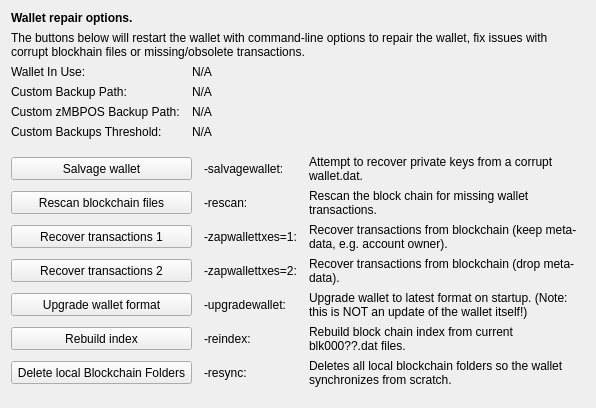
     <widget class="QWidget" name="tab_repair">
      <attribute name="title">
       <string>&amp;Wallet Repair</string>
      </attribute>
      <layout class="QGridLayout" name="gridLayout_4" columnstretch="0,0,0,0">
       <property name="horizontalSpacing">
        <number>12</number>
       </property>
       <item row="0" column="0" colspan="4">
        <widget class="QLabel" name="label_repair_header">
         <property name="font">
          <font>
           <weight>75</weight>
           <bold>true</bold>
          </font>
         </property>
         <property name="text">
          <string>Wallet repair options.</string>
         </property>
        </widget>
       </item>
       <item row="1" column="0" colspan="4">
        <widget class="QLabel" name="label_repair_helptext">
         <property name="font">
          <font>
           <weight>50</weight>
           <bold>false</bold>
          </font>
         </property>
         <property name="text">
          <string>The buttons below will restart the wallet with command-line options to repair the wallet, fix issues with corrupt blockhain files or missing/obsolete transactions.</string>
         </property>
         <property name="wordWrap">
          <bool>true</bool>
         </property>
        </widget>
       </item>
       <item row="2" column="0">
        <widget class="QLabel" name="wallet_path_label">
         <property name="text">
          <string>Wallet In Use:</string>
         </property>
        </widget>
       </item>
       <item row="2" column="1" colspan="3">
        <widget class="QLabel" name="wallet_path">
         <property name="cursor">
          <cursorShape>IBeamCursor</cursorShape>
         </property>
         <property name="text">
          <string>N/A</string>
         </property>
         <property name="textFormat">
          <enum>Qt::PlainText</enum>
         </property>
         <property name="textInteractionFlags">
          <set>Qt::LinksAccessibleByMouse|Qt::TextSelectableByKeyboard|Qt::TextSelectableByMouse</set>
         </property>
        </widget>
       </item>
       <item row="3" column="0">
        <widget class="QLabel" name="wallet_custombackuppath_label">
         <property name="text">
          <string>Custom Backup Path:</string>
         </property>
         <property name="visible">
          <bool>false</bool>
         </property>
        </widget>
       </item>
       <item row="3" column="1" colspan="3">
        <widget class="QLabel" name="wallet_custombackuppath">
         <property name="cursor">
          <cursorShape>IBeamCursor</cursorShape>
         </property>
         <property name="text">
          <string>N/A</string>
         </property>
         <property name="textFormat">
          <enum>Qt::PlainText</enum>
         </property>
         <property name="textInteractionFlags">
          <set>Qt::LinksAccessibleByMouse|Qt::TextSelectableByKeyboard|Qt::TextSelectableByMouse</set>
         </property>
         <property name="visible">
          <bool>false</bool>
         </property>
        </widget>
       </item>
       <item row="4" column="0">
        <widget class="QLabel" name="wallet_customzmbposbackuppath_label">
         <property name="text">
          <string>Custom zMBPOS Backup Path:</string>
         </property>
         <property name="visible">
          <bool>false</bool>
         </property>
        </widget>
       </item>
       <item row="4" column="1" colspan="3">
        <widget class="QLabel" name="wallet_customzmbposbackuppath">
         <property name="cursor">
          <cursorShape>IBeamCursor</cursorShape>
         </property>
         <property name="text">
          <string>N/A</string>
         </property>
         <property name="textFormat">
          <enum>Qt::PlainText</enum>
         </property>
         <property name="textInteractionFlags">
          <set>Qt::LinksAccessibleByMouse|Qt::TextSelectableByKeyboard|Qt::TextSelectableByMouse</set>
         </property>
         <property name="visible">
          <bool>false</bool>
         </property>
        </widget>
       </item>
       <item row="5" column="0">
        <widget class="QLabel" name="wallet_custombackupthreshold_label">
         <property name="text">
          <string>Custom Backups Threshold:</string>
         </property>
         <property name="visible">
          <bool>false</bool>
         </property>
        </widget>
       </item>
       <item row="5" column="1" colspan="3">
        <widget class="QLabel" name="wallet_custombackupthreshold">
         <property name="cursor">
          <cursorShape>IBeamCursor</cursorShape>
         </property>
         <property name="text">
          <string>N/A</string>
         </property>
         <property name="textFormat">
          <enum>Qt::PlainText</enum>
         </property>
         <property name="textInteractionFlags">
          <set>Qt::LinksAccessibleByMouse|Qt::TextSelectableByKeyboard|Qt::TextSelectableByMouse</set>
         </property>
         <property name="visible">
          <bool>false</bool>
         </property>
        </widget>
       </item>
       <item row="6" column="0">
        <spacer name="verticalSpacer_repair1">
         <property name="orientation">
          <enum>Qt::Vertical</enum>
         </property>
         <property name="sizeHint" stdset="0">
          <size>
           <width>10</width>
           <height>10</height>
          </size>
         </property>
        </spacer>
       </item>
       <item row="7" column="0" colspan="2">
        <widget class="QPushButton" name="btn_salvagewallet">
         <property name="minimumSize">
          <size>
           <width>100</width>
           <height>23</height>
          </size>
         </property>
         <property name="text">
          <string>Salvage wallet</string>
         </property>
        </widget>
       </item>
       <item row="7" column="2">
        <widget class="QLabel" name="label_repair_salvage_command">
         <property name="text">
          <string notr="true">-salvagewallet:</string>
         </property>
        </widget>
       </item>
       <item row="7" column="3">
        <widget class="QLabel" name="label_repair_salvage">
         <property name="text">
          <string>Attempt to recover private keys from a corrupt wallet.dat.</string>
         </property>
         <property name="wordWrap">
          <bool>true</bool>
         </property>
        </widget>
       </item>
       <item row="8" column="0" colspan="2">
        <widget class="QPushButton" name="btn_rescan">
         <property name="minimumSize">
          <size>
           <width>100</width>
           <height>23</height>
          </size>
         </property>
         <property name="text">
          <string>Rescan blockchain files</string>
         </property>
        </widget>
       </item>
       <item row="8" column="2">
        <widget class="QLabel" name="label_repair_rescan_command">
         <property name="text">
          <string notr="true">-rescan:</string>
         </property>
        </widget>
       </item>
       <item row="8" column="3">
        <widget class="QLabel" name="label_repair_rescan">
         <property name="text">
          <string>Rescan the block chain for missing wallet transactions.</string>
         </property>
         <property name="wordWrap">
          <bool>true</bool>
         </property>
        </widget>
       </item>
       <item row="9" column="0" colspan="2">
        <widget class="QPushButton" name="btn_zapwallettxes1">
         <property name="minimumSize">
          <size>
           <width>100</width>
           <height>23</height>
          </size>
         </property>
         <property name="text">
          <string>Recover transactions 1</string>
         </property>
        </widget>
       </item>
       <item row="9" column="2">
        <widget class="QLabel" name="label_repair_zap1_command">
         <property name="text">
          <string notr="true">-zapwallettxes=1:</string>
         </property>
        </widget>
       </item>
       <item row="9" column="3">
        <widget class="QLabel" name="label_repair_zap1">
         <property name="text">
          <string>Recover transactions from blockchain (keep meta-data, e.g. account owner).</string>
         </property>
         <property name="wordWrap">
          <bool>true</bool>
         </property>
        </widget>
       </item>
       <item row="10" column="0" colspan="2">
        <widget class="QPushButton" name="btn_zapwallettxes2">
         <property name="minimumSize">
          <size>
           <width>100</width>
           <height>23</height>
          </size>
         </property>
         <property name="text">
          <string>Recover transactions 2</string>
         </property>
        </widget>
       </item>
       <item row="10" column="2">
        <widget class="QLabel" name="label_repair_zap2_command">
         <property name="text">
          <string notr="true">-zapwallettxes=2:</string>
         </property>
        </widget>
       </item>
       <item row="10" column="3">
        <widget class="QLabel" name="label_repair_zap2">
         <property name="text">
          <string>Recover transactions from blockchain (drop meta-data).</string>
         </property>
         <property name="wordWrap">
          <bool>true</bool>
         </property>
        </widget>
       </item>
       <item row="11" column="0" colspan="2">
        <widget class="QPushButton" name="btn_upgradewallet">
         <property name="minimumSize">
          <size>
           <width>100</width>
           <height>23</height>
          </size>
         </property>
         <property name="text">
          <string>Upgrade wallet format</string>
         </property>
        </widget>
       </item>
       <item row="11" column="2">
        <widget class="QLabel" name="label_repair_upgrade_command">
         <property name="text">
          <string notr="true">-upgradewallet:</string>
         </property>
        </widget>
       </item>
       <item row="11" column="3">
        <widget class="QLabel" name="label_repair_upgrade">
         <property name="text">
          <string>Upgrade wallet to latest format on startup. (Note: this is NOT an update of the wallet itself!)</string>
         </property>
         <property name="wordWrap">
          <bool>true</bool>
         </property>
        </widget>
       </item>
       <item row="12" column="0" colspan="2">
        <widget class="QPushButton" name="btn_reindex">
         <property name="minimumSize">
          <size>
           <width>100</width>
           <height>23</height>
          </size>
         </property>
         <property name="text">
          <string>Rebuild index</string>
         </property>
        </widget>
       </item>
       <item row="12" column="2">
        <widget class="QLabel" name="label_repair_reindex_command">
         <property name="text">
          <string notr="true">-reindex:</string>
         </property>
        </widget>
       </item>
       <item row="12" column="3">
        <widget class="QLabel" name="label_repair_reindex">
         <property name="text">
          <string>Rebuild block chain index from current blk000??.dat files.</string>
         </property>
         <property name="wordWrap">
          <bool>true</bool>
         </property>
        </widget>
       </item>
       <item row="13" column="0" colspan="2">
        <widget class="QPushButton" name="btn_resync">
         <property name="minimumSize">
          <size>
           <width>100</width>
           <height>23</height>
          </size>
         </property>
         <property name="text">
          <string>Delete local Blockchain Folders</string>
         </property>
        </widget>
       </item>
       <item row="13" column="2">
        <widget class="QLabel" name="label_repair_resync_command">
         <property name="text">
          <string>-resync:</string>
         </property>
        </widget>
       </item>
       <item row="13" column="3">
        <widget class="QLabel" name="label_repair_resync">
         <property name="text">
          <string>Deletes all local blockchain folders so the wallet synchronizes from scratch.</string>
         </property>
         <property name="wordWrap">
          <bool>true</bool>
         </property>
        </widget>
       </item>
       <item row="14" column="0">
        <spacer name="verticalSpacer_repair2">
         <property name="orientation">
          <enum>Qt::Vertical</enum>
         </property>
         <property name="sizeHint" stdset="0">
          <size>
           <width>20</width>
           <height>10</height>
          </size>
         </property>
        </spacer>
       </item>
      </layout>
     </widget>
